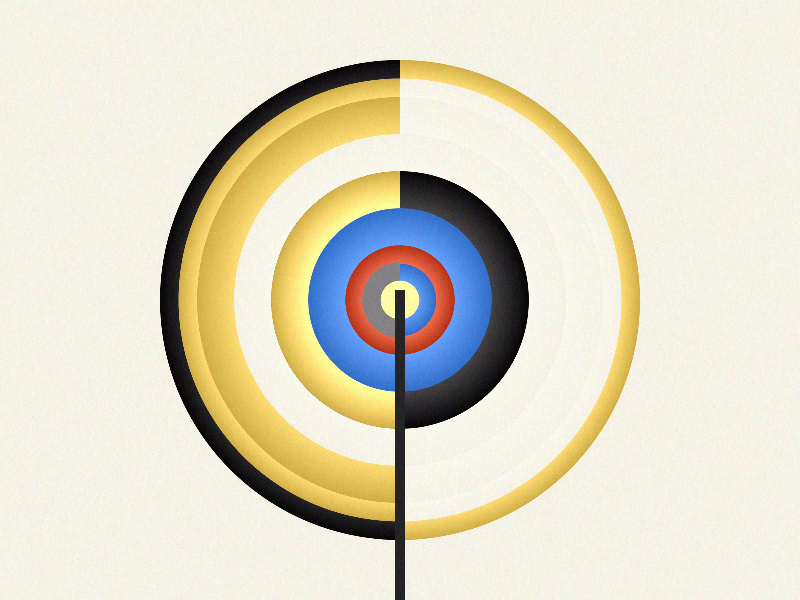
Frame 1 (no input)
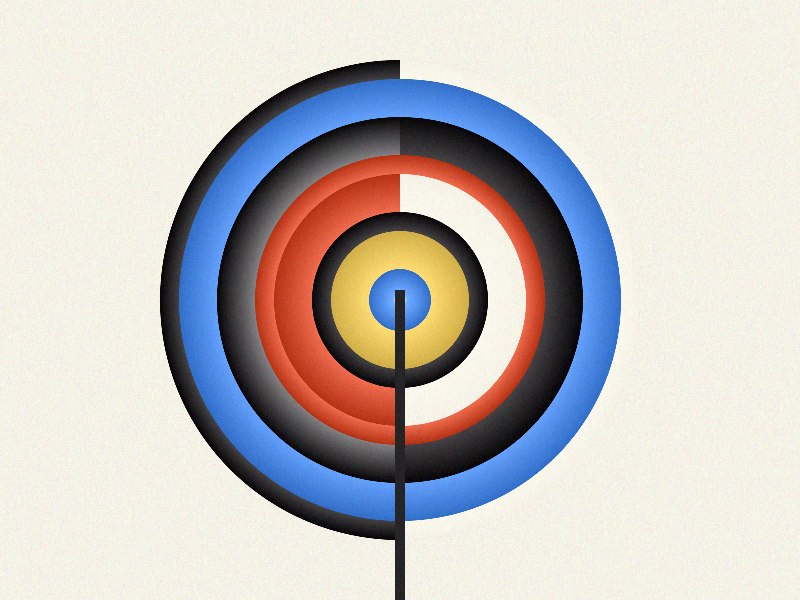
Frame 2 (the mouse pressed at the canvas centre, redrawn once)

The p5.js sketch that drew these frames (run headless with seeded random() and noise() and a simulated clock; the mouse was pressed at the canvas centre and the sketch redrawn once):

// p5.js sketch
// ── sketch.js
function setup() {
  var cnv = createCanvas(displayWidth, displayHeight);
  //cnv.parent(document.getElementById('markdown'));
  smooth();
  pixelDensity(4);
  noStroke();
  background('#f5f2e6');
}

function draw() {

  // this part is for making the canvas rotate 90 degrees in case the screen is vertical (e.g. mobile)
  if(displayWidth<displayHeight) {
    canvas_height = displayWidth;
    canvas_width = displayHeight;
    rotate(HALF_PI);
    translate(0,-displayWidth);
  } else {
    canvas_height = displayHeight;
    canvas_width = displayWidth;
  }

  // this part sets how many circles will be generate and how big they will be
  fill(0);
  let num_circles = random(5,15);
  let diameter_diff = (canvas_height*0.75)/num_circles;
  let diameter = canvas_height*0.8;

  while (diameter>canvas_height*0.05) {
    shape_thickness = random()<0.5 ? diameter_diff : diameter_diff*2;
    col = rcol();
    draw_gradientshape(col,canvas_width/2,canvas_height/2, diameter, shape_thickness, 'circle')
    if (random()<0.5) {
      arc_thickness = random()<0.5 ? diameter_diff : diameter_diff*2;
      col = rcol();
      draw_gradientshape(col,canvas_width/2,canvas_height/2, diameter, arc_thickness, 'arc')
    }
    diameter -=shape_thickness;
  }

  fill('#232224')
  rect(canvas_width/2-5, canvas_height/2-10, 10, canvas_height/2+10);

  //draw_gradientshape('#306dc9', width/2, height/2, diameter, 100, 'arc')

  // generates noise to add texture to the picture
  noisee(10, 0, 0, canvas_width, canvas_height);
  function noisee(n, x, y, w, h) {
    x1 = constrain(x, 0, canvas_width);
    x2 = constrain(x+w, 0, canvas_width);
    y1 = constrain(y, 0, canvas_height);
    y2 = constrain(y+h, 0, canvas_height);
    loadPixels();
    for (j = 0; j < pixels.length; j+=4) {
      pixels[j] = pixels[j]+random(-n, n);
      pixels[j + 1] = pixels[j+1]+random(-n, n);
      pixels[j + 2] = pixels[j+2]+random(-n, n);
      pixels[j + 3] = pixels[j+3]+random(-n, n);
    }
    updatePixels();
  }
  variable_grainsize(3, 3);
  variable_grainsize(1, 4);
  variable_grainsize(2, 4);

  noLoop();
}

function draw_gradientshape(starting_color, x_pos, y_pos, d, thickness, shape) {
  red_col = red (starting_color );
  green_col = green( starting_color );
  blue_col = blue( starting_color );
  step_size = (255-min( red_col,green_col, blue_col )) / (thickness*4);

  for( let r = d; r > d-thickness*2; r--) {
    col = color(red_col, green_col, blue_col);
    draw_shape(col, x_pos, y_pos, r, shape);
    red_col = min(255, red_col + step_size);
    green_col = min(255, green_col + step_size);
    blue_col = min(255, blue_col + step_size);
  }
  //fill('#f5f2e6');
  //draw_shape('#f5f2e6',x_pos, y_pos, d - thickness*2, shape);
  
  function draw_shape(color, x_pos, y_pos, d, shape) {
    fill(color);
    if(shape === 'circle') {
      ellipse(x_pos, y_pos, d, d);
    } if (shape === 'arc') {
      arc(x_pos, y_pos, d, d, HALF_PI, 3*HALF_PI);
    }
  }
}

// color array and function to return a random one from the array
hilma_colors = ['#f5f2e6','#040204','#306dc9','#D1AE45','#b53012'];
function rcol() {
  index = int(random(0,hilma_colors.length));
  print(index);
  return color(hilma_colors[index]);
}

// function to add noise at an arbitrary grain size 
// i.e. not just at the pixel level, but also at higher levels if wanted
function variable_grainsize(grain_size,amount) {
  let d = pixelDensity()*grain_size;
  adjusted_width = canvas_width/grain_size;
  adjusted_height = canvas_height/grain_size;

  loadPixels();
  for (let x_coord = 0; x_coord < adjusted_width; x_coord++) {
    for (let y_coord = 0; y_coord < adjusted_height; y_coord++) {
      b_r = random(-amount,amount);
      b_g = random(-amount,amount);
      b_b = random(-amount,amount);
      b_a = 0;
      for (let i = 0; i < d; i++) {
        for (let j = 0; j < d; j++) {
          // loop over
          index = 4 * ((y_coord * d + j) * width * d + (x_coord * d + i));
          pixels[index] = pixels[index]+b_r;
          pixels[index+1] = pixels[index+1]+b_g;
          pixels[index+2] = pixels[index+2]+b_b;
          pixels[index+3] = pixels[index+3]+b_a;
        }
      }
    }
  }
  updatePixels();
}


function mouseClicked() {
  if(mouseX>0 && mouseY>0 && mouseX<width && mouseY<height) {
    draw();
  }
}
